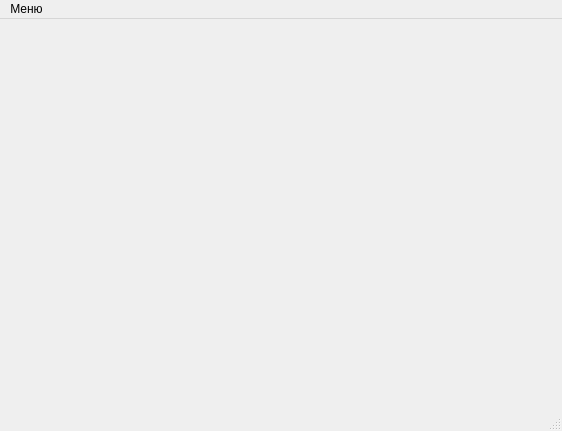
<?xml version="1.0" encoding="UTF-8"?>
<ui version="4.0">
 <class>MainWindow</class>
 <widget class="QMainWindow" name="MainWindow">
  <property name="geometry">
   <rect>
    <x>0</x>
    <y>0</y>
    <width>562</width>
    <height>431</height>
   </rect>
  </property>
  <property name="windowTitle">
   <string>MainWindow</string>
  </property>
  <widget class="QWidget" name="centralwidget">
   <widget class="QWidget" name="widget" native="true">
    <property name="geometry">
     <rect>
      <x>20</x>
      <y>20</y>
      <width>501</width>
      <height>321</height>
     </rect>
    </property>
   </widget>
  </widget>
  <widget class="QMenuBar" name="menubar">
   <property name="geometry">
    <rect>
     <x>0</x>
     <y>0</y>
     <width>562</width>
     <height>22</height>
    </rect>
   </property>
   <widget class="QMenu" name="menu">
    <property name="title">
     <string>Меню</string>
    </property>
    <addaction name="Help"/>
    <addaction name="Settings"/>
    <addaction name="About"/>
    <addaction name="Exit"/>
   </widget>
   <addaction name="menu"/>
  </widget>
  <widget class="QStatusBar" name="statusbar"/>
  <action name="Help">
   <property name="text">
    <string>Справка</string>
   </property>
  </action>
  <action name="Settings">
   <property name="text">
    <string>Настройки</string>
   </property>
  </action>
  <action name="Exit">
   <property name="text">
    <string>Выход</string>
   </property>
  </action>
  <action name="About">
   <property name="text">
    <string>О приложении</string>
   </property>
  </action>
 </widget>
 <resources/>
 <connections/>
</ui>
